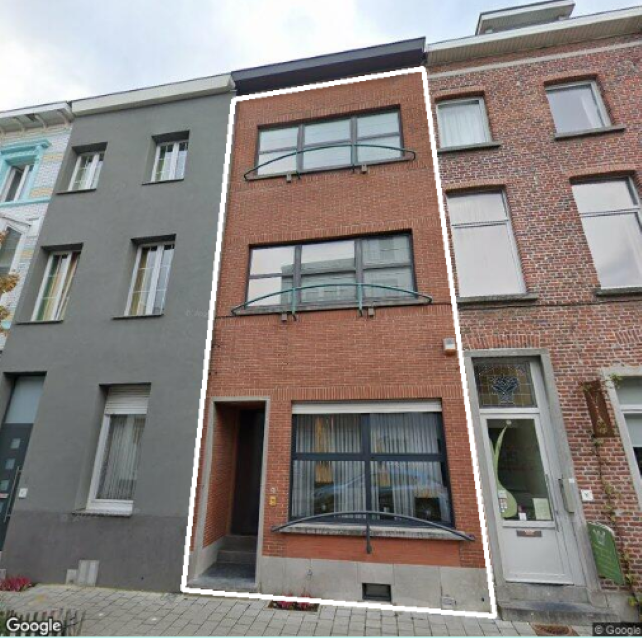
#> input picture Thesistext/cornerselect_640.png, 642 x 638 px, found by its file name
$ python Visualize.py
#> lines starting #> are read from the running program, lines starting #| are printed output that depends on the picture
import matplotlib.pyplot as plt
import numpy as np
import os
from PIL import Image


img = np.asarray(Image.open(r'C:\Users\carlw\Thesis\Thesistext\cornerselect_640.png'))
#> img is the input picture: shape (638, 642, 4); mean R, G, B, A 137, 130.1, 126.7, 255
#imgplot = plt.imshow(img,origin='upper')
reversed_image_data = np.flipud(img)
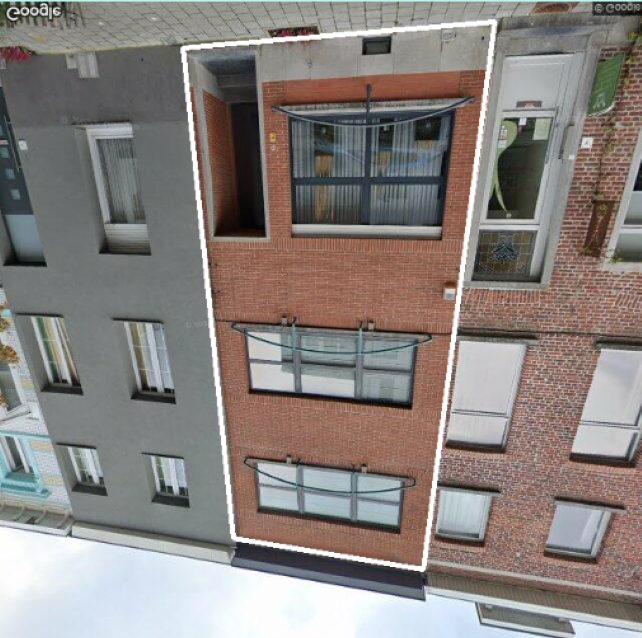
#> reversed_image_data: shape (638, 642, 4); mean R, G, B, A 137, 130.1, 126.7, 255
imgplot = plt.imshow(reversed_image_data,origin='upper')
plt.axis([0, 640, 0, 640])
plt.xlabel("x")
plt.ylabel("y")

plt.show()

$ run again, with Thesistext/Python_Rect.png copied over Thesistext/cornerselect_640.png
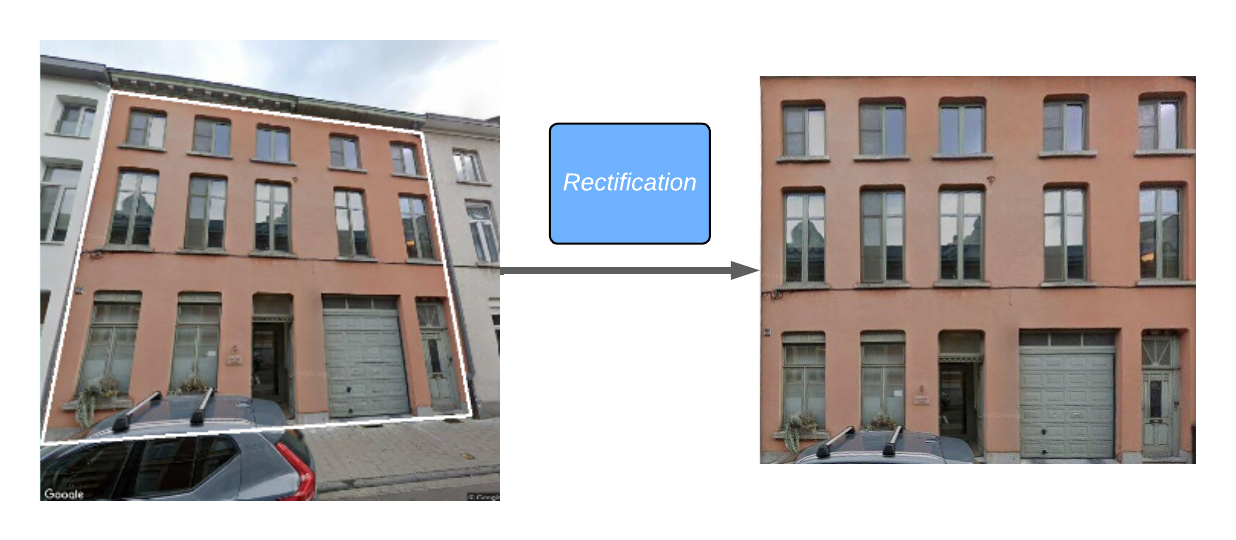
#> input picture Thesistext/Python_Rect.png, 1236 x 540 px, found by its file name
#> img is the input picture: shape (540, 1236, 4); mean R, G, B, A 183.9, 178.3, 176.9, 255
#> `reversed_image_data = np.flipud(img)`:
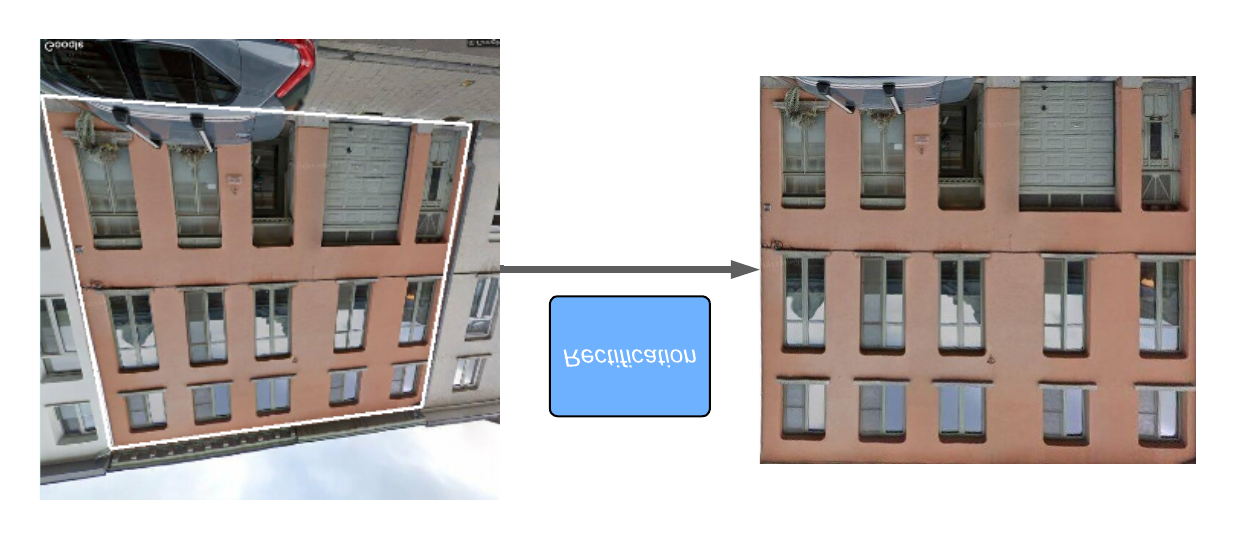
#> reversed_image_data: shape (540, 1236, 4); mean R, G, B, A 183.9, 178.3, 176.9, 255
